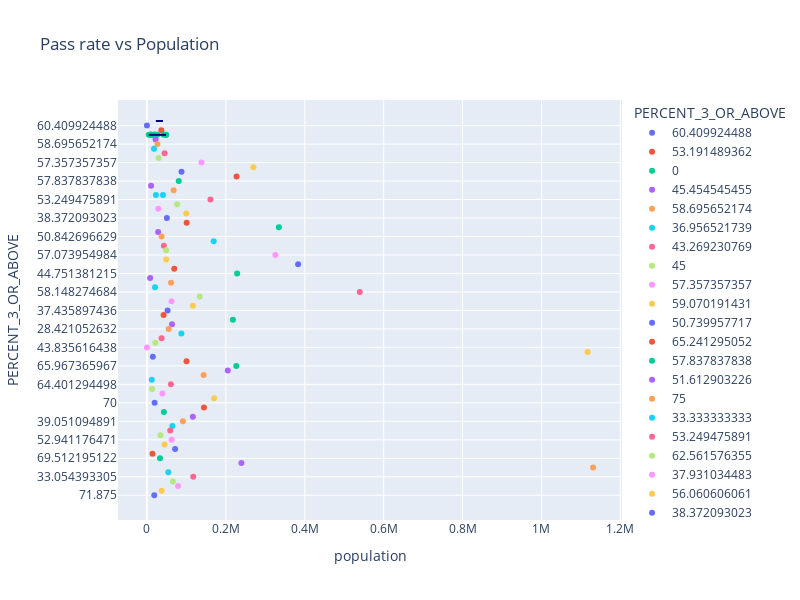

Notebook code for this chart:
### Code cell
fig = px.scatter(data_frame=northcarolina20,x='population', y='PERCENT_3_OR_ABOVE',trendline='ols',trendline_color_override='darkblue',width=800, height=600,color='PERCENT_3_OR_ABOVE',title='Pass rate vs Population')
fig.show()
with open('data/NC_pickled/NC_AP_pass_rate_by_counties_vs_population.pkl', 'wb') as f:
    pickle.dump(fig, f)
